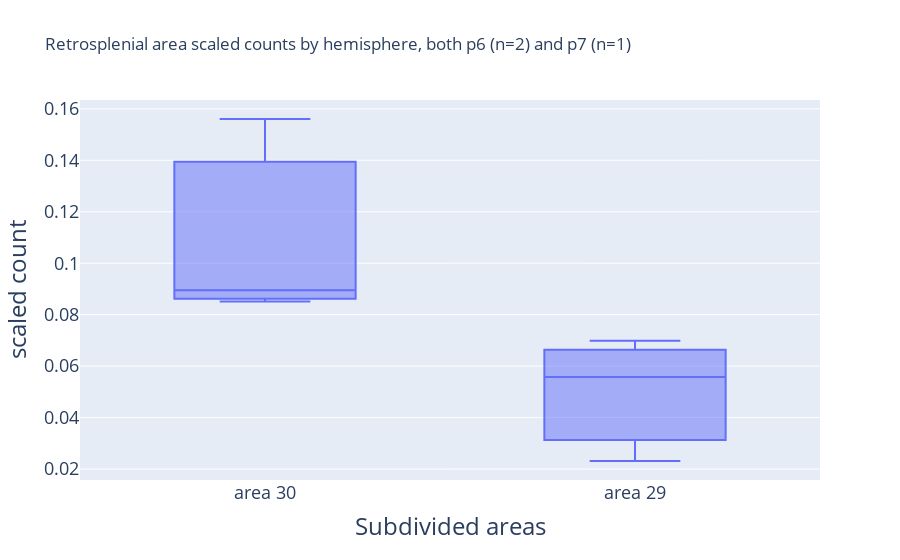

Notebook code cell kept with this figure:
### Code cell
plot_scaled_count_zoomed_sub(
    subdivided_rsc_grouped,
    "Retrosplenial area scaled counts by hemisphere, both p6 (n=2) and p7 (n=1)",
)

### Figure 1 — Plotly figure (JSON) as saved in the notebook; plotly's stock layout.template omitted (floating-point values rounded to 4 significant figures)
{"data": [{"alignmentgroup": "True", "hovertemplate": "Subdivided areas=%{x}<br>scaled count=%{y}<extra></extra>", "legendgroup": "", "marker": {"color": "#636efa"}, "name": "", "notched": false, "offsetgroup": "", "orientation": "v", "showlegend": false, "type": "box", "x": ["area 29", "area 30", "area 29", "area 30", "area 29", "area 30"], "x0": " ", "xaxis": "x", "y": [0.02313, 0.08949, 0.06989, 0.156, 0.05574, 0.08507], "y0": " ", "yaxis": "y"}], "layout": {"boxmode": "group", "legend": {"font": {"size": 20}, "tracegroupgap": 0}, "title": {"text": "Retrosplenial area scaled counts by hemisphere, both p6 (n=2) and p7 (n=1)"}, "xaxis": {"anchor": "y", "categoryarray": ["area 30", "area 29"], "categoryorder": "array", "domain": [0, 1], "tickfont": {"size": 18}, "title": {"font": {"size": 24}, "text": "Subdivided areas"}}, "yaxis": {"anchor": "x", "domain": [0, 1], "tickfont": {"size": 18}, "title": {"font": {"size": 24}, "text": "scaled count"}}}}
